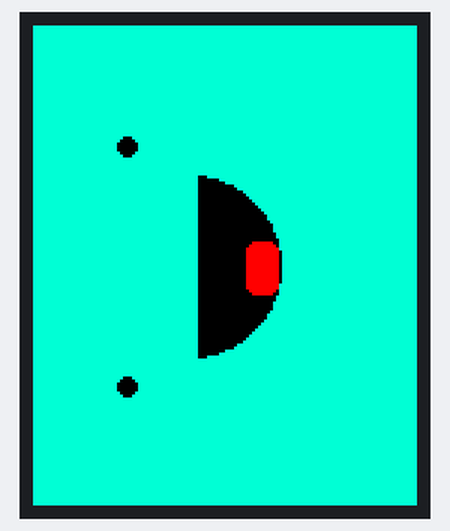
Simulated run of this sketch. Board: Arduino Uno, built with avr-gcc and run on an emulated ATmega328P. Parts: 128×160 colour display.

Above: at 0.2 s.
At 1.3 s:
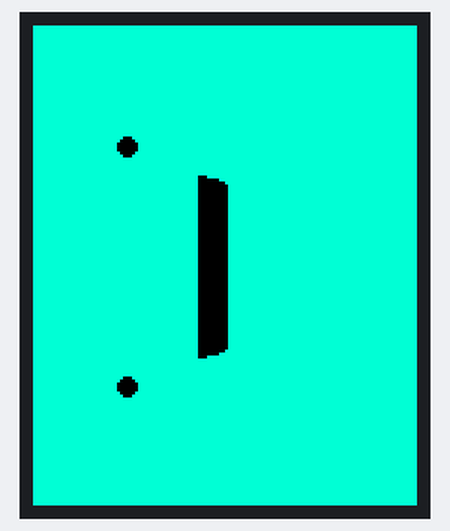

Measured:
- what the display in image 1 shows lasts 1.1 s, from 1.2 s to 2.3 s

The sketch:

bmo_faces.ino
```cpp
#include <SPI.h>
#include <Adafruit_GFX.h>
#include <Adafruit_ST7735.h>

#define TFT_CS 10
#define TFT_DC 9
#define TFT_RST 8

#define BLACK 0x0000
#define BMO_COLOR 0x07FA //0,63,26
#define RED 0xF800
#define CHARCOL 0x0000

Adafruit_ST7735 tft = Adafruit_ST7735(TFT_CS, TFT_DC, TFT_RST);

void setup() {

  Serial.begin(9600);
  tft.initR(INITR_BLACKTAB);
  tft.fillScreen(BMO_COLOR);
   tft.setRotation(0);
}

void loop()
{
  bmo_speak();
  delay(1000);
  bmo_speak2();
  delay(1000);
}

void bmo_hello()
{
  uint16_t x=31;
  uint16_t y=40;
  uint16_t R=5;
  uint16_t r=3;
  tft.fillCircle(x, y, r, BLACK);
  tft.fillCircle(x, y*3, r, BLACK);
  //fillCircle(uint16_t x0, uint16_t y0, uint16_t r, uint16_t color);
  tft.fillCircle(x*2, y*2, R, BLACK);

}

void bmo_greeting()
{
  //void drawLine(uint16_t x0, uint16_t y0, uint16_t x1, uint16_t y1, uint16_t color);
  uint16_t x=31;
  uint16_t y=40;
  uint16_t r=3;
  tft.fillCircle(x, y, r, BLACK);
  tft.fillCircle(x, y*3, r, BLACK);
  tft.drawLine(x*2,y+5,x*2,y*2.8,BLACK);
}

void bmo_ow()
{
  //void drawLine(uint16_t x0, uint16_t y0, uint16_t x1, uint16_t y1, uint16_t color);
  uint16_t x=31;
  uint16_t y=40;
  uint16_t r=3;
  tft.fillCircle(x, y, r, BLACK);
  tft.fillCircle(x, y*3, r, BLACK);
  tft.drawCircle(x*2,y*2,r*4,BLACK);
}

void bmo_smile()
{
  uint16_t x=31;
  uint16_t y=40,r=3;

  eyes1(x,y,r);

   tft.drawLine(x*2,y+5,x*2.3,y*1.6,BLACK);
   tft.drawLine(x*2.3,y*2.3,x*2,y*2.8,BLACK);

   tft.drawLine(x*2.3,y*1.6,x*2.3,y*2.3,BLACK);
}

void idk()
{

 tft.setRotation(3);
 uint8_t tz=2;
 uint16_t v=10;
  tft.drawChar(5, v, 'D', CHARCOL, BMO_COLOR, tz);
  tft.drawChar(26, v, 'U', CHARCOL, BMO_COLOR, tz);
  tft.drawChar(50, v, 'D', CHARCOL, BMO_COLOR, tz);
  tft.drawChar(74, v, 'D', CHARCOL, BMO_COLOR, tz);
  tft.drawChar(98, v, 'D', CHARCOL, BMO_COLOR, tz);
  tft.drawChar(115, v, 'A', CHARCOL, BMO_COLOR, tz);
  tft.drawChar(133, v, 'P', CHARCOL, BMO_COLOR, tz);

  tft.drawChar(5, 42, 'P', CHARCOL, BMO_COLOR, tz);
  tft.drawChar(29, 42, 'D', CHARCOL, BMO_COLOR, tz);
  tft.drawChar(53, 42, 'D', CHARCOL, BMO_COLOR, tz);
  tft.drawChar(77, 42, 'D', CHARCOL, BMO_COLOR, tz);
  tft.drawChar(101, 42, 'F', CHARCOL, BMO_COLOR, tz);
  tft.drawChar(125, 42, 'G', CHARCOL, BMO_COLOR, tz);
}

void bmo_speak()
{
  uint16_t x=31;
  uint16_t y=40;
  uint16_t R=5;
  uint16_t r=3;
   tft.fillRect(0,0,x*1.8,y*4,BMO_COLOR);
  tft.fillCircle(x*1.7, y*2, r*10, BLACK);
  tft.fillRect(0,0,x*1.8,y*4,BMO_COLOR);
  tft.fillRoundRect(x*2.3, y*1.8, 11, 18, 3, RED);
  eyes1(x,y,r);
  //tft.fillRect(x*2.1,0,x*3,y*4,BMO_COLOR);

}
void bmo_speak2()
{
  uint16_t x=31;
  uint16_t y=40;
  uint16_t R=5;
  uint16_t r=3;

  tft.fillCircle(x*1.7, y*2, r*10, BLACK);
  tft.fillRect(0,0,x*1.8,y*4,BMO_COLOR);
  tft.fillRoundRect(x*2.3, y*1.8, 11, 18, 3, RED);
  eyes1(x,y,r);
  tft.fillRect(x*2.1,0,x*3,y*4,BMO_COLOR);

}

void eyes1(uint16_t x,uint16_t y,uint16_t r){
  tft.fillCircle(x, y, r, BLACK);
  tft.fillCircle(x, y*3, r, BLACK);
}
```
